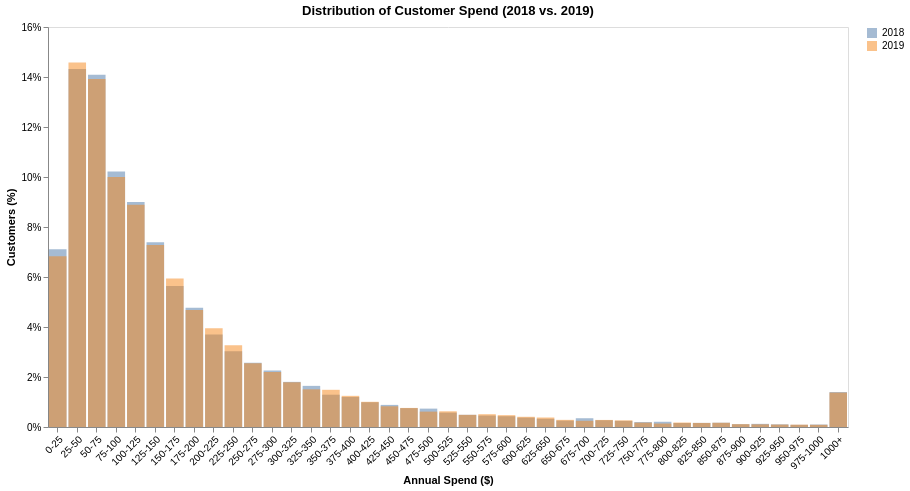

Notebook cell for this chart:
### Markdown cell above
Re-run each Lens 1 distribution for 2018 and 2019 on the same axes, using **identical bin edges** and **relative frequencies** (the customer counts differ, so raw counts are not comparable).

**Finding:** the spend distribution for 2018 actives is very close to that for 2019 actives — the shape of customer heterogeneity is stable; the customer *count* is what moved. (Repeat for profit, transactions, avg spend per transaction, margin.)

### Code cell
overlay_distributions(
    distribution_barplot(
        create_distribution(
            cust_data_2018,
            column="Spend",
            **create_bins_labels(bin_width=25, max_cutoff=1000),
        ),
        column="Spend",
        x_title="Annual Spend ($)",
    ),
    distribution_barplot(
        create_distribution(
            cust_data_2019,
            column="Spend",
            **create_bins_labels(bin_width=25, max_cutoff=1000),
        ),
        column="Spend",
        x_title="Annual Spend ($)",
    ),
    series=("2018", "2019"),
    title="Distribution of Customer Spend (2018 vs. 2019)",
    opacity=0.5,
)

### Figure 1 — Vega-Lite specification as saved in the notebook (floating-point values rounded to 4 significant figures)
{"config": {"view": {"continuousWidth": 300, "continuousHeight": 300}}, "layer": [{"data": {"name": "data-72462c38f0f7f54bc3f42ecd3d42e8d7"}, "mark": {"type": "bar", "opacity": 0.5}, "encoding": {"color": {"field": "Series", "title": null, "type": "nominal"}, "tooltip": [{"field": "Series", "title": "Series", "type": "nominal"}, {"field": "Range", "title": "Range", "type": "nominal"}, {"field": "Customers", "format": ",", "title": "Customers", "type": "quantitative"}, {"field": "Percent", "format": ".1%", "title": "Customers (%)", "type": "quantitative"}], "x": {"axis": {"grid": false, "labelAngle": -45}, "field": "Range", "sort": ["0-25", "25-50", "50-75", "75-100", "100-125", "125-150", "150-175", "175-200", "200-225", "225-250", "250-275", "275-300", "300-325", "325-350", "350-375", "375-400", "400-425", "425-450", "450-475", "475-500", "500-525", "525-550", "550-575", "575-600", "600-625", "625-650", "650-675", "675-700", "700-725", "725-750", "750-775", "775-800", "800-825", "825-850", "850-875", "875-900", "900-925", "925-950", "950-975", "975-1000", "1000+"], "title": "Annual Spend ($)", "type": "nominal"}, "y": {"axis": {"format": "%", "grid": false}, "field": "Percent", "title": "Customers (%)", "type": "quantitative"}}, "title": "", "transform": [{"calculate": "toString('2018')", "as": "Series"}]}, {"data": {"name": "data-61e0a6293f60a00f7ef619f27a97c0fb"}, "mark": {"type": "bar", "opacity": 0.5}, "encoding": {"color": {"field": "Series", "title": null, "type": "nominal"}, "tooltip": [{"field": "Series", "title": "Series", "type": "nominal"}, {"field": "Range", "title": "Range", "type": "nominal"}, {"field": "Customers", "format": ",", "title": "Customers", "type": "quantitative"}, {"field": "Percent", "format": ".1%", "title": "Customers (%)", "type": "quantitative"}], "x": {"axis": {"grid": false, "labelAngle": -45}, "field": "Range", "sort": ["0-25", "25-50", "50-75", "75-100", "100-125", "125-150", "150-175", "175-200", "200-225", "225-250", "250-275", "275-300", "300-325", "325-350", "350-375", "375-400", "400-425", "425-450", "450-475", "475-500", "500-525", "525-550", "550-575", "575-600", "600-625", "625-650", "650-675", "675-700", "700-725", "725-750", "750-775", "775-800", "800-825", "825-850", "850-875", "875-900", "900-925", "925-950", "950-975", "975-1000", "1000+"], "title": "Annual Spend ($)", "type": "nominal"}, "y": {"axis": {"format": "%", "grid": false}, "field": "Percent", "title": "Customers (%)", "type": "quantitative"}}, "title": "", "transform": [{"calculate": "toString('2019')", "as": "Series"}]}], "height": 400, "title": "Distribution of Customer Spend (2018 vs. 2019)", "width": 800, "$schema": "https://vega.github.io/schema/vega-lite/v6.4.1.json", "datasets": {"data-72462c38f0f7f54bc3f42ecd3d42e8d7": [{"Range": "0-25", "Customers": 1866, "Percent": 0.07107}, {"Range": "25-50", "Customers": 3759, "Percent": 0.1432}, {"Range": "50-75", "Customers": 3698, "Percent": 0.1409}, {"Range": "75-100", "Customers": 2682, "Percent": 0.1022}, {"Range": "100-125", "Customers": 2364, "Percent": 0.09004}, {"Range": "125-150", "Customers": 1939, "Percent": 0.07386}, {"Range": "150-175", "Customers": 1482, "Percent": 0.05645}, {"Range": "175-200", "Customers": 1252, "Percent": 0.04769}, {"Range": "200-225", "Customers": 971, "Percent": 0.03698}, {"Range": "225-250", "Customers": 795, "Percent": 0.03028}, {"Range": "250-275", "Customers": 676, "Percent": 0.02575}, {"Range": "275-300", "Customers": 593, "Percent": 0.02259}, {"Range": "300-325", "Customers": 474, "Percent": 0.01805}, {"Range": "325-350", "Customers": 432, "Percent": 0.01645}, {"Range": "350-375", "Customers": 339, "Percent": 0.01291}, {"Range": "375-400", "Customers": 315, "Percent": 0.012}, {"Range": "400-425", "Customers": 260, "Percent": 0.009903}, {"Range": "425-450", "Customers": 232, "Percent": 0.008837}, {"Range": "450-475", "Customers": 198, "Percent": 0.007542}, {"Range": "475-500", "Customers": 193, "Percent": 0.007351}, {"Range": "500-525", "Customers": 151, "Percent": 0.005752}, {"Range": "525-550", "Customers": 128, "Percent": 0.004875}, {"Range": "550-575", "Customers": 120, "Percent": 0.004571}, {"Range": "575-600", "Customers": 113, "Percent": 0.004304}, {"Range": "600-625", "Customers": 98, "Percent": 0.003733}, {"Range": "625-650", "Customers": 86, "Percent": 0.003276}, {"Range": "650-675", "Customers": 67, "Percent": 0.002552}, {"Range": "675-700", "Customers": 92, "Percent": 0.003504}, {"Range": "700-725", "Customers": 71, "Percent": 0.002704}, {"Range": "725-750", "Customers": 64, "Percent": 0.002438}, {"Range": "750-775", "Customers": 52, "Percent": 0.001981}, {"Range": "775-800", "Customers": 55, "Percent": 0.002095}, {"Range": "800-825", "Customers": 42, "Percent": 0.0016}, {"Range": "825-850", "Customers": 43, "Percent": 0.001638}, {"Range": "850-875", "Customers": 45, "Percent": 0.001714}, {"Range": "875-900", "Customers": 30, "Percent": 0.001143}, {"Range": "900-925", "Customers": 33, "Percent": 0.001257}, {"Range": "925-950", "Customers": 28, "Percent": 0.001067}, {"Range": "950-975", "Customers": 23, "Percent": 0.0008761}, {"Range": "975-1000", "Customers": 26, "Percent": 0.0009903}, {"Range": "1000+", "Customers": 367, "Percent": 0.01398}], "data-61e0a6293f60a00f7ef619f27a97c0fb": [{"Range": "0-25", "Customers": 2176, "Percent": 0.06831}, {"Range": "25-50", "Customers": 4644, "Percent": 0.1458}, {"Range": "50-75", "Customers": 4433, "Percent": 0.1392}, {"Range": "75-100", "Customers": 3184, "Percent": 0.09995}, {"Range": "100-125", "Customers": 2833, "Percent": 0.08893}, {"Range": "125-150", "Customers": 2318, "Percent": 0.07277}, {"Range": "150-175", "Customers": 1893, "Percent": 0.05943}, {"Range": "175-200", "Customers": 1492, "Percent": 0.04684}, {"Range": "200-225", "Customers": 1258, "Percent": 0.03949}, {"Range": "225-250", "Customers": 1041, "Percent": 0.03268}, {"Range": "250-275", "Customers": 811, "Percent": 0.02546}, {"Range": "275-300", "Customers": 701, "Percent": 0.02201}, {"Range": "300-325", "Customers": 570, "Percent": 0.01789}, {"Range": "325-350", "Customers": 480, "Percent": 0.01507}, {"Range": "350-375", "Customers": 474, "Percent": 0.01488}, {"Range": "375-400", "Customers": 397, "Percent": 0.01246}, {"Range": "400-425", "Customers": 321, "Percent": 0.01008}, {"Range": "425-450", "Customers": 264, "Percent": 0.008288}, {"Range": "450-475", "Customers": 243, "Percent": 0.007628}, {"Range": "475-500", "Customers": 196, "Percent": 0.006153}, {"Range": "500-525", "Customers": 200, "Percent": 0.006278}, {"Range": "525-550", "Customers": 155, "Percent": 0.004866}, {"Range": "550-575", "Customers": 163, "Percent": 0.005117}, {"Range": "575-600", "Customers": 151, "Percent": 0.00474}, {"Range": "600-625", "Customers": 130, "Percent": 0.004081}, {"Range": "625-650", "Customers": 121, "Percent": 0.003798}, {"Range": "650-675", "Customers": 91, "Percent": 0.002857}, {"Range": "675-700", "Customers": 79, "Percent": 0.00248}, {"Range": "700-725", "Customers": 90, "Percent": 0.002825}, {"Range": "725-750", "Customers": 85, "Percent": 0.002668}, {"Range": "750-775", "Customers": 56, "Percent": 0.001758}, {"Range": "775-800", "Customers": 44, "Percent": 0.001381}, {"Range": "800-825", "Customers": 57, "Percent": 0.001789}, {"Range": "825-850", "Customers": 52, "Percent": 0.001632}, {"Range": "850-875", "Customers": 54, "Percent": 0.001695}, {"Range": "875-900", "Customers": 36, "Percent": 0.00113}, {"Range": "900-925", "Customers": 34, "Percent": 0.001067}, {"Range": "925-950", "Customers": 31, "Percent": 0.0009732}, {"Range": "950-975", "Customers": 30, "Percent": 0.0009418}, {"Range": "975-1000", "Customers": 28, "Percent": 0.000879}, {"Range": "1000+", "Customers": 439, "Percent": 0.01378}]}}
